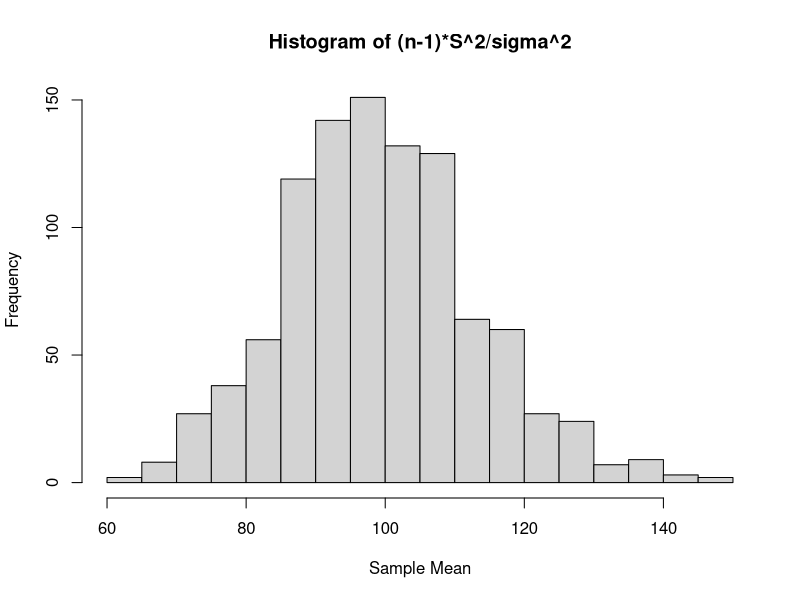
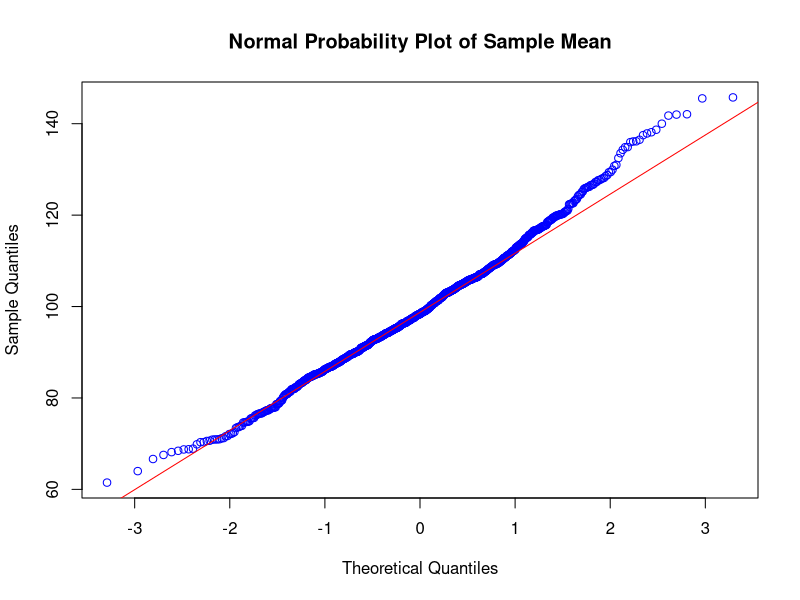
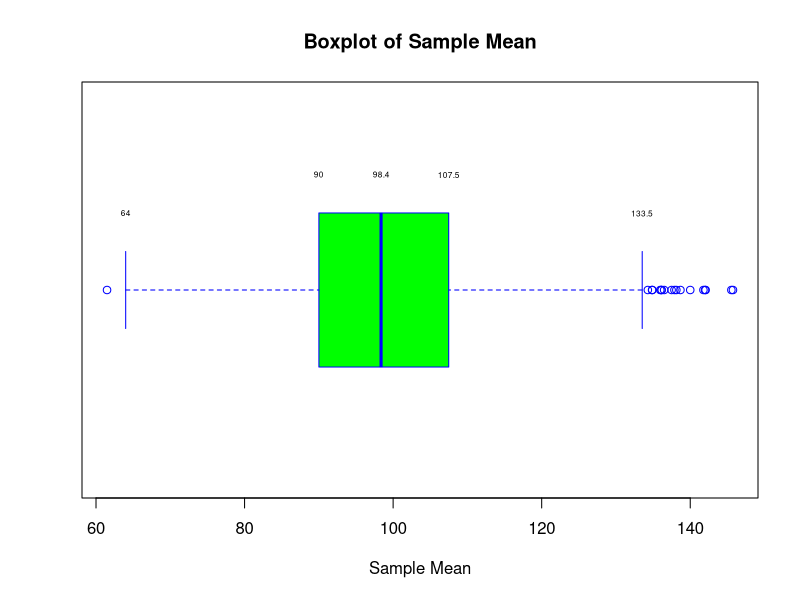

Write R code to recreate these figures, in order.
#Create 1000 random samples from normal distribution with mu=70 and sigma=5
var_v=NULL
for (i in 1:1000) {
  x=rnorm(100,mean = 70,sd=5)
  v=99*var(x)/25
  var_v=c(var_v,v)
}
#Construct a histogram 
hist(var_v,breaks=30,main="Histogram of (n-1)*S^2/sigma^2",
     xlab="Sample Mean",cex=0.5)
qqnorm(var_v,col="blue",
       main="Normal Probability Plot of Sample Mean")
qqline(var_v,col="red")
b=boxplot(var_v,main="Boxplot of Sample Mean",
          xlab="Sample Mean",horizontal = TRUE,
          col="green",border = "blue")
text(round(b$stats,digits = 1),round(b$stats,digits = 1),
     y=c(1.2,1.3,1.3,1.3,1.2),cex=0.5)
#Simulation of n 95% CI for variance with n samples of size 100
Simul_CI_var=function(n,m=100,mu,sig,alpha){
  lower_lim=NULL
  upper_lim=NULL
  for (i in 1:n) {
    x=rnorm(m,mean = mu,sd=sig)
    s=sd(x)
    a=qchisq(1-alpha/2,df=m-1,lower.tail = FALSE)
    b=qchisq(alpha/2,df=m-1,lower.tail = FALSE)
    l_lim=((m-1)*s^2)/b
    u_lim=((m-1)*s^2)/a
    lower_lim=c(lower_lim,l_lim)
    upper_lim=c(upper_lim,u_lim)
  }
  #Find the coverage probability
  count=0
  for (i in 1:n) {
    if(lower_lim[i]<sig^2 & sig^2<upper_lim[i]){
      count=count+1
    }
  }
  #Draw a plot of 1000 95% CI for mu
  matplot(rbind(lower_lim,upper_lim),rbind(1:n,1:n),
          type = "l",lty = 1,
          xlab = "Sigma^2",ylab = "Samples",
          main="Confidence Intervals for n samples",
          cex = 0.5)
  abline(v=sig^2,col="black")
  cat("Number of CI among",n,"CI that contain variance is",count,"\n")
  cat("The coverage probability is",count/n)
}